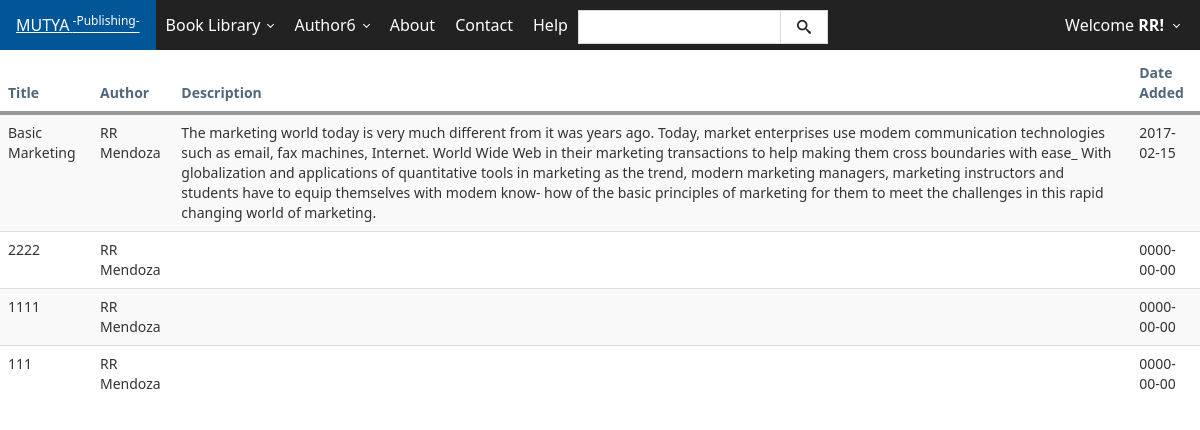
Page /publishedbooks.php (signed in) on the committed database.
### tables this page shows
CREATE TABLE IF NOT EXISTS `users` (
  `id` int(11) NOT NULL AUTO_INCREMENT,
  `usn` varchar(50) NOT NULL,
  `fname` varchar(120) NOT NULL,
  `lname` varchar(120) NOT NULL,
  `birthday` date NOT NULL,
  `address` varchar(60) NOT NULL,
  `contact` int(11) NOT NULL,
  `email` varchar(120) NOT NULL,
  `password` varchar(128) NOT NULL,
  `activate` int(11) NOT NULL,
  `code` int(11) NOT NULL,
  `date` date NOT NULL,
  `block` int(11) NOT NULL,
  `pic` int(11) NOT NULL,
  `ext` varchar(5) NOT NULL,
  `admin` int(11) NOT NULL,
  `user_type` int(10) NOT NULL,
  PRIMARY KEY (`id`)
);

CREATE TABLE IF NOT EXISTS `products` (
  `id` int(11) NOT NULL AUTO_INCREMENT,
  `author_id` int(11) NOT NULL,
  `product_name` varchar(255) NOT NULL,
  `price` varchar(16) NOT NULL,
  `details` text NOT NULL,
  `stock` int(11) NOT NULL,
  `category` varchar(16) NOT NULL,
  `sub_category` varchar(50) NOT NULL,
  `status` varchar(50) NOT NULL,
  `timestamp` varchar(10) NOT NULL,
  `date_added` date NOT NULL,
  `ext` varchar(4) NOT NULL,
  PRIMARY KEY (`id`)
);

### include/check_login.php (called while the page is built, shortened)
<?php
function loggedin()
{
	if (isset($_SESSION['username'])||isset($_COOKIE['username']))
	{
		$loggedin = TRUE;
		return $loggedin;
	}
}
?>

### publishedbooks.php (the view, shortened to what this page needs)
<?php
		include 'include/check_login.php';
			if (loggedin())
			{
				$query = mysql_query("SELECT * FROM users WHERE usn='$_SESSION[username]' ");
					while ($row = mysql_fetch_assoc($query))
					{
						$fname = $row ['fname'];
					}
				}
			else
			{
			}
?>
<!DOCTYPE html>
<html lang="en">
<head>
	<link href="css/bootstrap.css" rel="stylesheet">
    <link href="css/sb-admin.css" rel="stylesheet">-->
    <link rel="stylesheet" href="css/morris-0.4.3.min.css">
</head>
<body>
	<?php include 'template/top.php'; ?>
    <?php include 'template/header.php'; ?>
		<div class="table-responsive">
    <h4><b>Published Books</b></h4>
      <table class="table table-striped">
      	<thead>
 		<th>Title</th>
 		<th>Author</th>
 		<th>Description</th>
 		<th>Date Added</th>
 	</thead>
	<tbody>
		<?php
			$sql = mysql_query("SELECT products.product_name, users . * , products.details, products.date_added
FROM products
INNER JOIN users ON products.author_id = users.id
AND users.user_type =2 AND users.id =" . $_SESSION['user_id']);
		  $requestCount = mysql_num_rows($sql);
		  if ($requestCount > 0) {
		     while ($row = mysql_fetch_array($sql)) {
		      $productname = $row['product_name'];
		      $fname = $row['fname'];
		      $lname = $row['lname'];
		      $desc = $row['details'];
		      $dateadded = $row['date_added'];
		      echo "
		        <tr>
		          <td>$productname</td>
		          <td>$fname $lname</td>
		          <td>$desc</td>
		          <td>$dateadded</td>
		        </tr>
		      ";
		     }
		  }
		 ?>
	</tbody>
      </table>
    </div>
</body>
</html>

### template/header.php (shortened to what this page needs)
<header class="app-bar fixed-top brown bg-darker bg-focus-taupe" data-role="appbar" data-flexstyle="sidebar2">
      <div>
                    <a href="index.php" class="app-bar-element branding">MUTYA<sup> -Publishing-</sup></a>
                    <ul class="app-bar-menu">
					               <li>
                            <a href="" class="dropdown-toggle">Book Library</a>
                        </li>
                        <?php
                          $accesslevel = @$_SESSION['accesslevel'];
                          $userid = @$_SESSION['user_id'];
                          if ($accesslevel == "author") {
                            echo "
                            <li>
                            <a href='' class='dropdown-toggle'>Author$userid</a>
                            <ul class='d-menu' data-role='dropdown'>
                                 <li><a href='publishedbooks.php'>Published Book</a></li>
                                 <li><a href='authorbidform.php'>Bid Portal</a></li>
                              </ul>
                            </li>
                            ";
                          }
                         ?>
                        <li><a href="about.php">About</a></li>
                        <li><a href="contact.php">Contact</a></li>
                        <li><a href="help.php">Help</a></li>
       <li class="place-right no-hovered bg-darker">
        <form class="form-search margin" action="catalog.php" method="POST">
            <div class="input-control text" style="width: 250px; margin-right: 10px">
                <input type="text" name="searchP" class="search-query placeholder="Search...">
                <button class="button" name="submit" type="submit"><span class="mif-search"></span></button>
            </div>
        </form>
    </li>
                    </ul>
	<div class="app-bar-element place-right no-hover">
<?php
	if (loggedin())
			{
				echo '
              <a class="dropdown-toggle fg-white">Welcome <b>'.$fname.'!</b></a>
              <div class="app-bar-drop-container fg-dark bg-grayLighter place-right"
                data-role="dropdown" data-no-close="true">
            <div class="padding20">
                <a href="user.php">Shopping Cart</a>
                <a href="include/logout.php" class="button alert">Logout</a></li>
              </div>
              </div>
            ';
			}
			?>
	          </div>
                </div>
</header>

### admin/css/sb-admin.css (style rules this page uses)
body { margin-top: 50px; }

### css/metro-responsive.css (style rules this page uses)
@media screen and (max-width: 1400px) { html { font-size: 110%; } }
@media screen and (max-width: 1200px) { html { font-size: 100%; } }

### rows in the picture
users: fname "RR"
products: product_name "Basic Marketing", users.fname "RR", users.lname "Mendoza", details "The marketing world today is very much different from it was years ago. Today, market enterprises use modem communication technologies such as email, fax machines, Internet. World Wide Web in their marketing transactions to help making them cross boundaries with ease_ With globalization and applications of quantitative tools in marketing as the trend, modern marketing managers, marketing instructors and students have to equip themselves with modem know- how of the basic principles of marketing for them to meet the challenges in this rapid changing world of marketing.", date_added "2017-02-15"
products: product_name "2222", users.fname "RR", users.lname "Mendoza", date_added "0000-00-00"
products: product_name "1111", users.fname "RR", users.lname "Mendoza", date_added "0000-00-00"
products: product_name "111", users.fname "RR", users.lname "Mendoza", date_added "0000-00-00"

### other values in the picture
$userid "6"
